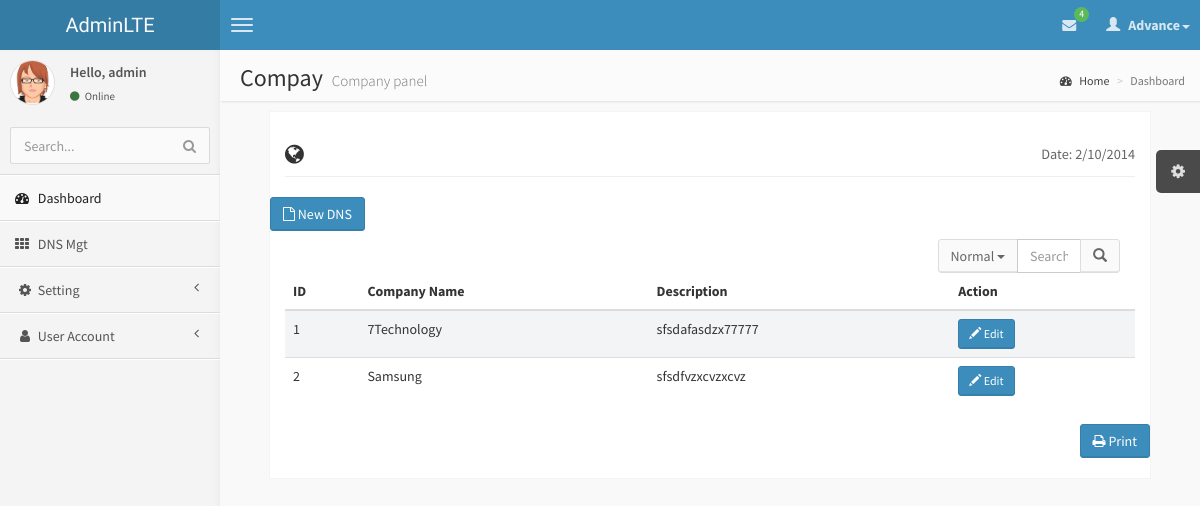
/Company.php (signed in), run on the app's committed database.
### tables this page shows
CREATE TABLE `tblcompany` (
  `CompanyID` text,
  `CompanyName` text,
  `Description` text
);

### connectionclass/function.php (called while the page is built, shortened)
<?php
function get($var)
{
	if (isset($_GET[$var])) {
		return (trim($_GET[$var]));
	}
	else
	{
		return '';
	}
}
?>

### connectionclass/connect.php (called while the page is built, shortened)
<?php
class MyConnection
{
    	private $host = '174.136.57.160';
		private $username = 'www7tech_Pro';
		private $mylink;
		private $password = 'piseth123';
    function connect()
	{
		$this->mylink = mysql_connect($this->host,$this->username,$this->password) or die("Fail to Select Host");
		return $this->mylink;
	}
    function query($sql)
	{
		if (!empty($sql))
		{
			$this->result = mysql_query($sql,$this->mylink);
			return $this->result;
		}else
		{
			return false;
		}
    }
	function dbCountRows(&$result)
	{
		$numRows = @mysql_num_rows($result);
		if ( $numRows )
		{
			return $numRows;
		}
		else
		{
			return 0;
		}
	}
	function fetch($result=""){
                return mysql_fetch_object($result);
        }
 }
?>

### Company.php (the view, shortened to what this page needs)
<?php include 'header.php';
$searchTemp=get('srch-normal');
?>
    <body class="skin-blue">
         <?php include 'nav.php';?>
            <?php include 'menu.php';?>
            <aside class="right-side">
                <section class="content-header">
                    <h1>
                        Compay
                        <small>Company panel</small>
                    </h1>
                    <ol class="breadcrumb">
                        <li><a href="#"><i class="fa fa-dashboard"></i> Home</a></li>
                        <li class="active">Dashboard</li>
                    </ol>
                </section>
                  <section class="content invoice">
                    <div class="row">
                        <div class="col-xs-12">
                            <h2 class="page-header">
                                <i class="fa fa-globe"></i>
                                <small class="pull-right">Date: 2/10/2014</small>
                            </h2>
                        </div>
                    </div>
                    <div class="row">
                    <a href="Company-new.php">
					<button class="btn btn-primary" data-toggle="modal" data-target="#NewFloor"><i class="fa fa-file-o"></i> New DNS</button>
                    </a>
                    <form class="navbar-form" role="search">
                      <div class="col-lg-3 pull-right">
                        <div class="input-group">
                          <div class="input-group-btn">
                            <button type="button" class="btn btn-default dropdown-toggle" data-toggle="dropdown" aria-expanded="false">Normal <span class="caret"></span></button>
                          </div>
                          <input type="text" class="form-control" placeholder="Search" name="srch-normal" id="search.php?dnsname=name&srch-term" <?php echo 'value="'.$searchTemp.'"'?>>
                          <div class="input-group-btn">
                             <button class="btn btn-default" type="submit"><i class="glyphicon glyphicon-search"></i></button>
                          </div>
                        </div>
                       </div>
                       </form>
                     </div>
                    <div class="row">
                        <div class="col-xs-12 table-responsive">
                            <table class="table table-striped">
                                <thead>
                                    <tr>
                                        <th>ID</th>
                                        <th>Company Name</th>
                                        <th>Description</th>
										<th>Action</th>
                                    </tr>
                                </thead>
                                <tbody>
                                    <?php
									$_slide1 = $db->query("CALL sp_Company_Select('".$searchTemp."')");
									$numrow=$db->dbCountRows($_slide1);
										$i = 1;
									if($numrow>0)
									{
										while($row=$db->fetch($_slide1)){
												$id=$row->CompanyID;
												$CompanyName = $row->CompanyName;
												$Decription = $row->Description;
											echo'<tr class="gradeA">
														<td>'.$i++.'</td>
														<td>'.$CompanyName.'</td>
														<td>'.$Decription.'</td>
														<td>
															<a class="iframe" href="Company-Update.php?id='.$id.'&CompanyName='.$CompanyName.'&Decription='.$Decription.'">
															<button class="btn btn-sm btn-primary">
																<i class="glyphicon glyphicon-pencil"></i>
																Edit
															</button>
                                                    	</a>
														</td>
												</tr>';
											}
										}
									else
										echo'<tr><td  colspan="7"><font color =Red>No Record Found.</font></td></tr>';
								?>
                                </tbody>
                            </table>
                        </div>
                    </div>
                    <div class="row">
                    <div class="row no-print">
                        <div class="col-xs-12">
                            <button class="btn btn-primary pull-right" onClick="window.print();"><i class="fa fa-print"></i> Print</button>
                        </div>
                    </div>
                </section>
            </aside>
        </div>
<?php include 'footer.php';?>

### data on the page
tblcompany: CompanyName "7Technology", Description "sfsdafasdzx77777"
tblcompany: CompanyName "Samsung", Description "sfsdfvzxcvzxcvz"

### other printed values
$row->Total "4"
$U_Acc "admin"
